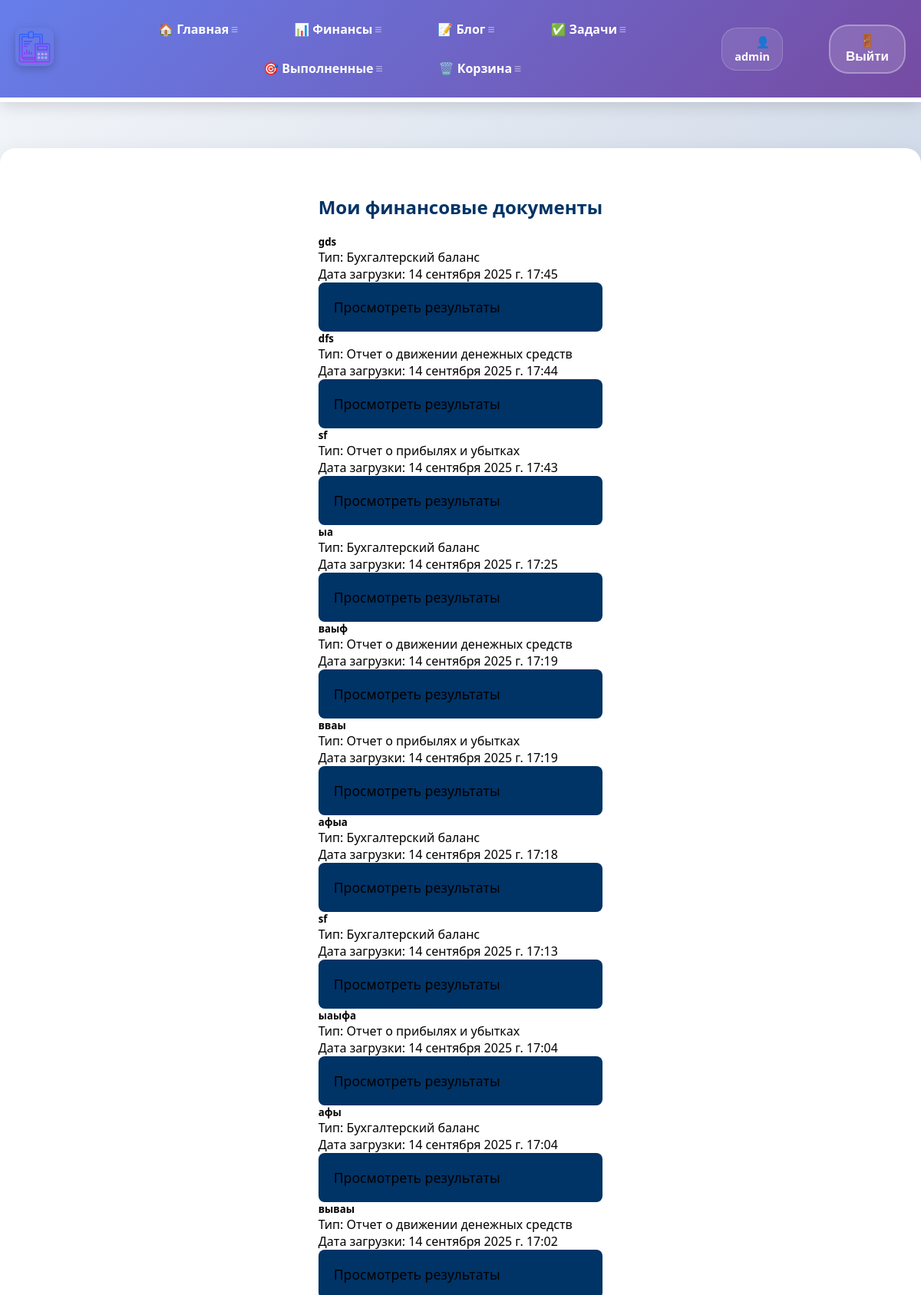
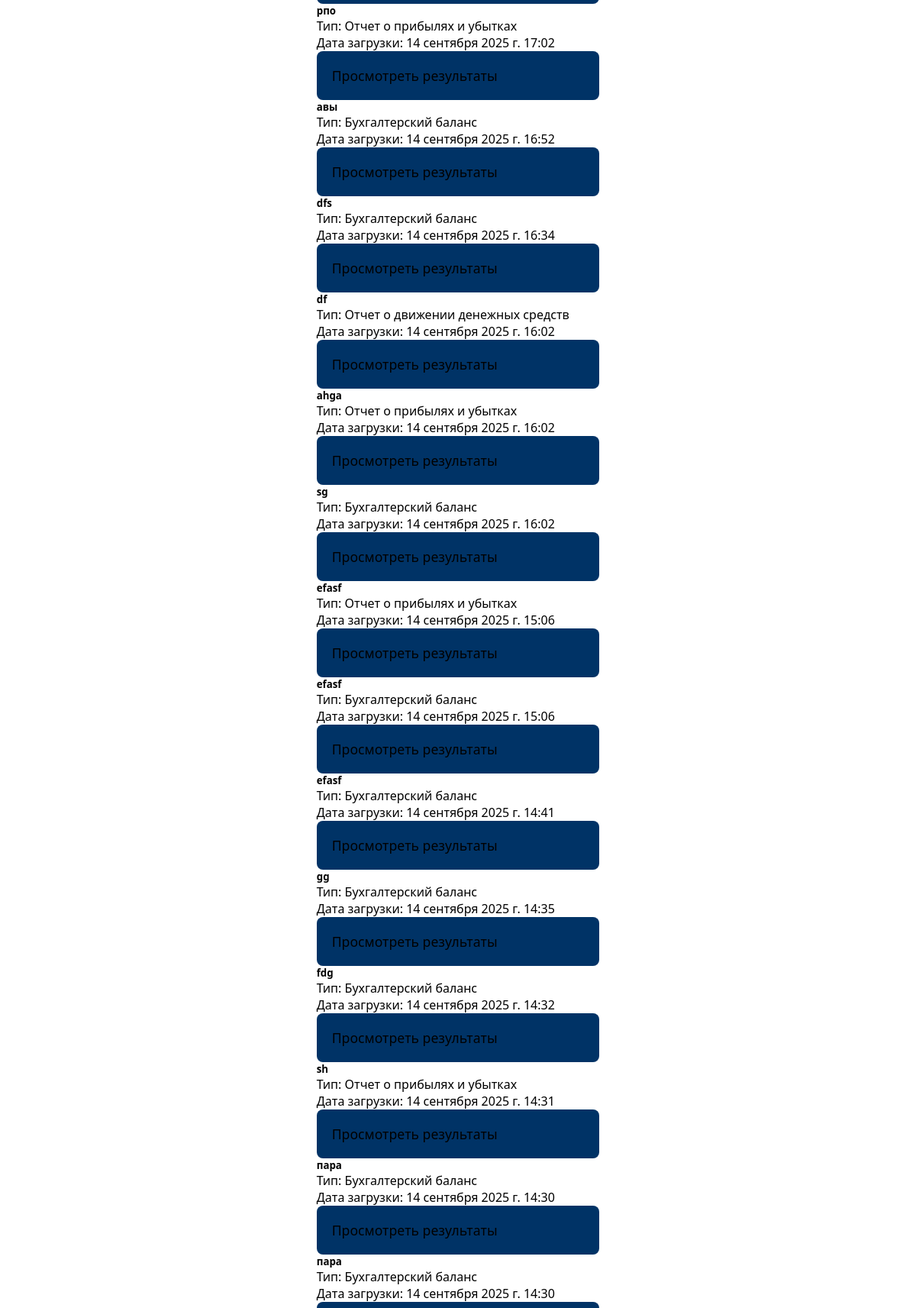
Screenshot of /finance/list/ (signed in, upper part) with the database file from the repository (2 pictures, top to bottom).
### financial_analysis/models.py (models this page shows, shortened)
class FinancialDocument(models.Model):
    DOCUMENT_TYPES = [
        ('balance', 'Бухгалтерский баланс'),
        ('profit_loss', 'Отчет о прибылях и убытках'),
        ('cash_flow', 'Отчет о движении денежных средств'),  # ДОБАВЛЯЕМ
    ]
    user = models.ForeignKey(User, on_delete=models.CASCADE)
    title = models.CharField(max_length=200)
    document_type = models.CharField(max_length=20, choices=DOCUMENT_TYPES)
    pdf_file = models.FileField(upload_to='financial_docs/')
    upload_date = models.DateTimeField(auto_now_add=True)

### financial_analysis/views.py (the view)
# urls.py: path('list/', views.document_list, name='financial_list'),
@login_required
def document_list(request):
    documents = FinancialDocument.objects.filter(user=request.user).order_by('-upload_date')
    return render(request, 'financial_analysis/list.html', {'documents': documents})

### financial_analysis/templates/financial_analysis/list.html (shortened to what this page needs)
{% extends 'skills/base.html' %}
{% block content %}
<div class="container mt-4">
    <h2>Мои финансовые документы</h2>
    {% for document in documents %}
    <div class="card mb-3">
        <div class="card-body">
            <h5 class="card-title">{{ document.title }}</h5>
            <p class="card-text">Тип: {{ document.get_document_type_display }}</p>
            <p class="card-text">Дата загрузки: {{ document.upload_date }}</p>
            <a href="{% url 'financial_results' document.id %}" class="btn btn-primary">Просмотреть результаты</a>
        </div>
    </div>
    {% empty %}
    <p>Нет загруженных документов</p>
    {% endfor %}
</div>
{% endblock %}

### skills/templates/skills/base.html (shortened to what this page needs)
<!DOCTYPE html>
{% load static %}
<html lang="ru">
<head>
    <link rel="stylesheet" href="{% static 'css/style3.css' %}">
    </head>
<body>
<div class="menu">
    <div class="wrap">
        <div class="menu_header">
            {% if user.is_authenticated %}
            <div class="logo">
                <a href="{% url 'index' %}">
                    <img src="{% static 'skills/logo.png' %}" alt="Логотип" class="image">
                </a>
            </div>
            <ul class="menu_total" id="mainMenu">
                <li><a href="{% url 'index' %}">🏠 Главная</a></li>
                <li><a href="{% url 'financial_analysis_page' %}">📊 Финансы</a></li>
                <li><a href="{% url 'blogs' %}">📝 Блог</a></li>
                <li><a href="{% url 'currenttodos' %}">✅ Задачи</a></li>
                <li><a href="{% url 'completedtodos' %}">🎯 Выполненные</a></li>
                <li><a href="{% url 'trashbin' %}">🗑️ Корзина</a></li>
            </ul>
            <ul class="menu_second">
                <li class="logo2">👤 {{ user.username }}</li>
                <li>
                    <form action="{% url 'logoutuser' %}" method="post">
                        <button class="top">🚪 Выйти</button>
                    </form>
                </li>
            </ul>
            {% endif %}
        </div>
    </div>
</div>
<div class="content">
    <div class="wrap">
        {% block content %}
        {% endblock %}
    </div>
</div>
</body>
</html>

### rows the page displays
FinancialDocument: title "gds", document_type "Бухгалтерский баланс", upload_date "14 сентября 2025 г. 17:45"
FinancialDocument: title "dfs", document_type "Отчет о движении денежных средств", upload_date "14 сентября 2025 г. 17:44"
FinancialDocument: title "sf", document_type "Отчет о прибылях и убытках", upload_date "14 сентября 2025 г. 17:43"
FinancialDocument: title "ыа", document_type "Бухгалтерский баланс", upload_date "14 сентября 2025 г. 17:25"
FinancialDocument: title "ваыф", document_type "Отчет о движении денежных средств", upload_date "14 сентября 2025 г. 17:19"
FinancialDocument: title "вваы", document_type "Отчет о прибылях и убытках", upload_date "14 сентября 2025 г. 17:19"
FinancialDocument: title "афыа", document_type "Бухгалтерский баланс", upload_date "14 сентября 2025 г. 17:18"
FinancialDocument: title "sf", document_type "Бухгалтерский баланс", upload_date "14 сентября 2025 г. 17:13"
FinancialDocument: title "ыаыфа", document_type "Отчет о прибылях и убытках", upload_date "14 сентября 2025 г. 17:04"
FinancialDocument: title "афы", document_type "Бухгалтерский баланс", upload_date "14 сентября 2025 г. 17:04"
FinancialDocument: title "вываы", document_type "Отчет о движении денежных средств", upload_date "14 сентября 2025 г. 17:02"
FinancialDocument: title "рпо", document_type "Отчет о прибылях и убытках", upload_date "14 сентября 2025 г. 17:02"
FinancialDocument: title "авы", document_type "Бухгалтерский баланс", upload_date "14 сентября 2025 г. 16:52"
FinancialDocument: title "dfs", document_type "Бухгалтерский баланс", upload_date "14 сентября 2025 г. 16:34"
FinancialDocument: title "df", document_type "Отчет о движении денежных средств", upload_date "14 сентября 2025 г. 16:02"
FinancialDocument: title "ahga", document_type "Отчет о прибылях и убытках", upload_date "14 сентября 2025 г. 16:02"
FinancialDocument: title "sg", document_type "Бухгалтерский баланс", upload_date "14 сентября 2025 г. 16:02"
FinancialDocument: title "efasf", document_type "Отчет о прибылях и убытках", upload_date "14 сентября 2025 г. 15:06"
FinancialDocument: title "efasf", document_type "Бухгалтерский баланс", upload_date "14 сентября 2025 г. 15:06"
FinancialDocument: title "efasf", document_type "Бухгалтерский баланс", upload_date "14 сентября 2025 г. 14:41"
FinancialDocument: title "gg", document_type "Бухгалтерский баланс", upload_date "14 сентября 2025 г. 14:35"
FinancialDocument: title "fdg", document_type "Бухгалтерский баланс", upload_date "14 сентября 2025 г. 14:32"
FinancialDocument: title "sh", document_type "Отчет о прибылях и убытках", upload_date "14 сентября 2025 г. 14:31"
FinancialDocument: title "пара", document_type "Бухгалтерский баланс", upload_date "14 сентября 2025 г. 14:30"
FinancialDocument: title "пара", document_type "Бухгалтерский баланс", upload_date "14 сентября 2025 г. 14:30"

### other values shown
{{ user.username }} "admin"
